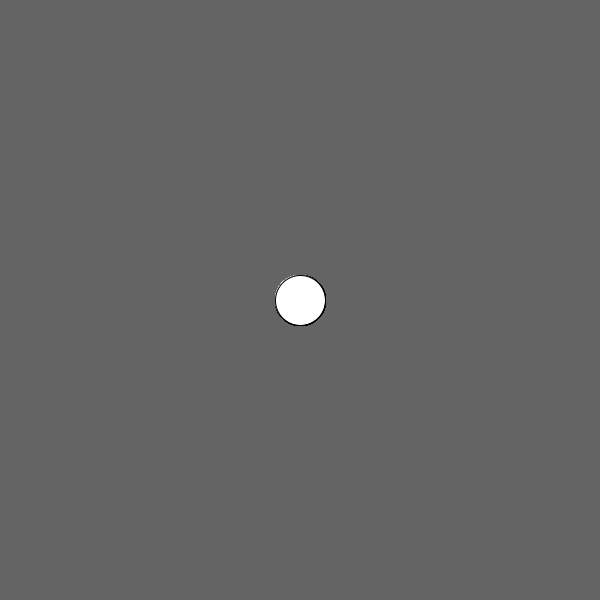
Frame 1 (no input)
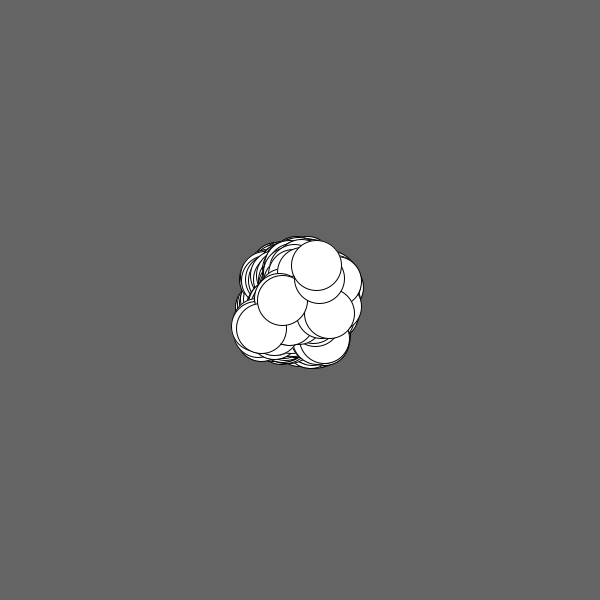
Frame 60 (the mouse pressed at the canvas centre just before this capture)
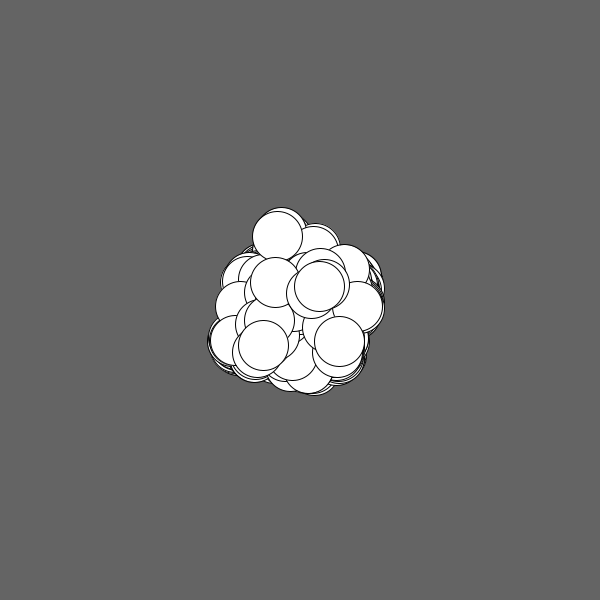
Frame 120 (the mouse held since frame 60 and released just before this capture)

The Processing sketch that drew these frames (run headless with seeded random() and noise(); from frame 60 on, the mouse is pressed at the canvas centre):

// Processing sketch: sketch_17
// ── sketch_17.pde
// this array creates two arrays of floats but with 
// no size, and with no effect in the draw loop. 

// fix the sketch so that the arrays have some size 
// and values, and are then used to draw something to 
// the screen in the draw loop. 

// finally, add behavior that changes the value of each 
// float in the loop every frame. try to add more arrays 
// (for colors, angles, etc) if there is behavior that 
// you want to change that doesn't involve positions.

float[] xPositions = new float[50];
float[] yPositions = new float[50];

void setup() {
  size(600, 600);
  background(100);
  for (int i=0; i < xPositions.length; i++) {
    xPositions[i] = width/2;
    yPositions[i] = height/2;
  }
 
}

void draw() {
  for (int i = 0; i<xPositions.length; i++) {
    ellipse(xPositions[i], yPositions[i], 50, 50);
    xPositions[i] += random(-5,5);
    yPositions[i] += random(-5,5);

    
  
  //ellipse(x,y, 50,50);
}
}
